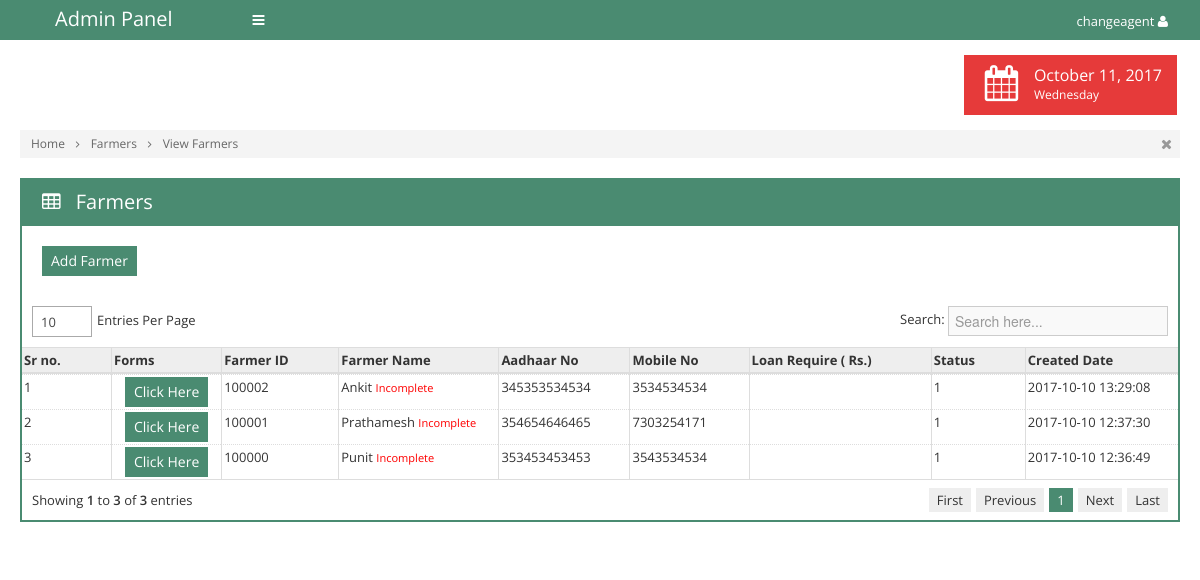
The page /view_farmers_og.php (signed in) on the database its author committed.
### tables this page shows
CREATE TABLE IF NOT EXISTS `tbl_farmers` (
  `id` int(11) NOT NULL AUTO_INCREMENT,
  `fm_caid` int(11) NOT NULL,
  `fm_id` int(11) NOT NULL,
  `fm_name` varchar(255) NOT NULL,
  `fm_aadhar` bigint(11) NOT NULL,
  `fm_mobileno` bigint(11) NOT NULL,
  `fm_loan` varchar(255) NOT NULL,
  `fm_amount` varchar(255) NOT NULL,
  `fm_status` int(11) NOT NULL,
  `fm_createddt` datetime NOT NULL,
  `fm_createdby` varchar(255) NOT NULL,
  `fm_modifieddt` datetime NOT NULL,
  `fm_modifiedby` varchar(255) NOT NULL,
  PRIMARY KEY (`id`)
);

### view_farmers_og.php (the view, shortened to what this page needs)
<?php
include('connection.php');
if(isset($_SESSION['acrefin_user']) && $_SESSION['acrefin_user']!="")
{
?>
<!doctype html>
<html>
<head>
	<link rel="stylesheet" href="css/bootstrap.min.css">
	<link rel="stylesheet" href="css/bootstrap-responsive.min.css">
	<link rel="stylesheet" href="css/plugins/jquery-ui/smoothness/jquery-ui.css">
	<link rel="stylesheet" href="css/plugins/jquery-ui/smoothness/jquery.ui.theme.css">
	<link rel="stylesheet" href="css/plugins/pageguide/pageguide.css">
	<link rel="stylesheet" href="css/plugins/datatable/TableTools.css">
	<link rel="stylesheet" href="css/plugins/fullcalendar/fullcalendar.css">
	<link rel="stylesheet" href="css/plugins/fullcalendar/fullcalendar.print.css" media="print">
	<link rel="stylesheet" href="css/plugins/chosen/chosen.css">
	<link rel="stylesheet" href="css/plugins/select2/select2.css">
	<link rel="stylesheet" href="css/plugins/icheck/all.css">
	<link rel="stylesheet" href="css/style.css">
	<link rel="stylesheet" href="css/themes.css">
</head>
<body class="theme-green" data-theme="theme-green">
	<div id="navigation">
		<div class="container-fluid">
			<a href="#" id="brand">Admin Panel</a>
			<a href="#" class="toggle-nav" rel="tooltip" data-placement="bottom" title="Toggle navigation"><i class="icon-reorder"></i></a>
			<div class="user">
				<div class="dropdown asdf">
					<a href="#" class='dropdown-toggle' data-toggle="dropdown"><?php echo $_SESSION['acrefin_user'] ?> <i class="icon-user"></i></a>
				</div>
			</div>
		</div>
	</div>
	<div class="container-fluid" id="content">
		<div id="main" style="margin-left:0px ">
			<?php
				$dt=date('F d, Y');
				$week=date('l');
			?>
			<div class="container-fluid">
				<div class="page-header">
					<div class="pull-right">
						<ul class="stats">
							<li class='lightred'>
								<i class="icon-calendar"></i>
								<div class="details">
									<span class="big"><?php echo $dt; ?></span>
									<span><?php echo $week; ?></span>
								</div>
							</li>
						</ul>
					</div>
				</div>
				<div class="breadcrumbs">
					<ul>
						<li>
							<a href="home.php">Home</a>
							<i class="icon-angle-right"></i>
						</li>
						<li>
							<a href="#">Farmers</a>
							<i class="icon-angle-right"></i>
						</li>
						<li>
							<a href="#">View Farmers</a>
						</li>
					</ul>
					<div class="close-bread">
						<a href="#"><i class="icon-remove"></i></a>
					</div>
				</div>
<?php
$ca_id		= $_SESSION['ca_id'];
$sql="select * from tbl_farmers where fm_caid='".$ca_id."' order by id desc";
$res=mysqli_query($db_con,$sql);
  $r=1;
	?>
				<div class="row-fluid">
					<div class="span12">
						<div class="box box-color box-bordered">
							<div class="box-title">
								<h3>
									<i class="icon-table"></i>
									Farmers
								</h3>
							</div>
							<div class="box-content nopadding">
                            <div style="padding:20px"><a href="add_farmers.php?pag=farmers" class="btn btn-primary">Add Farmer</a></div>
                            <form id="mainform" action="deletefarmers.php" method="post">
								<div id="comp_1">
                                <table class="table table-bordered dataTable dataTable-scroll-x">
									<thead>
										<tr>
                                       		<th>Sr no.</th>
                                            <th>Forms</th>
											<th>Farmer ID</th>
                                            <th>Farmer Name</th>
                                            <th>Aadhaar No</th>
                                            <th>Mobile No</th>
                                            <th>Loan Require ( Rs.)</th>
                                            <th>Status</th>
                                            <th class='hidden-350'>Created Date</th>
										</tr>
									</thead>
									<tbody>
									  <?php
	  while($row=mysqli_fetch_array($res))
	  {
	  ?>
										<tr>
                    <td><?php echo $r; ?></td>
                    <td style="text-align:center;"><a href="acrefinfrm_1.php?pag=farmers&fm_id=<?php echo $row['fm_id']; ?>" class="btn btn-primary">Click Here</a></td>
					<td><?php echo $row['fm_id']; ?></td>
                    <td><?php echo ucwords($row['fm_name']); ?>
                    <?php
					$sql_check_point  =" SELECT * FROM tbl_points WHERE pt_frm1 !='' AND pt_frm2 !='' AND pt_frm3 !='' AND pt_frm4 !='' AND pt_frm6 !='' ";
					$sql_check_point .=" AND pt_frm7 !='' AND pt_frm8 !='' AND pt_frm9 !='' AND pt_frm10 !='' AND pt_frm5 !='' AND pt_frm12 !='' AND pt_frm13 !=''  AND pt_frm11 !='' AND fm_id='".$row['fm_id']."'";
					$res_check_point  = mysqli_query($db_con,$sql_check_point) or die(mysqli_error($db_con));
					$num_check_point  = mysqli_num_rows($res_check_point);
					if($num_check_point==0)
					{
						echo '<small style="color:red">Incomplete</small>';
					}
					else
					{
						echo '<small style="color:green">Complete</small>';
					}
					?>
                    </td>
                    <td><?php echo $row['fm_aadhar']; ?></td>
                    <td><?php echo $row['fm_mobileno']; ?></td>
                    <td><?php echo $row['fm_amount']; ?></td>
                    <td><?php echo $row['fm_status']; ?></td>
                    <td><?php echo $row['fm_createddt']; ?></td>
										</tr>
                                         <?php
		$r++;
	  }
	  ?>
									</tbody>
								</table>
                                </div>
                                 </form>
							</div>
						</div>
					</div>
				</div>
			</div>
		</div></div>
	</body>
</html>
<?php
}
else
{
?>
<script type="text/javascript">
history.go(-1);
</script>
<?php
}
?>

### css/themes.css (style rules this page uses)
.theme-green .btn.btn-primary { background: #4A8B71 }
.theme-green a { color: #4A8B71 }
.theme-green .btn { color: #333 }
.theme-green .btn.btn-primary { background: #4A8B71; color: #fff }
.theme-green #navigation { background: #4A8B71 }
.theme-green #main .box.box-color .box-title { background: #4A8B71 }
.theme-green #main .box.box-bordered.box-color .box-title { border-color: #4A8B71 }
.theme-green #main .box.box-bordered.box-color .box-content { border-color: #4A8B71 }
ul>li.lightred, .label-lightred { background: #e63a3a }

### rows shown on the page
tbl_farmers: fm "100002", fm_name "Ankit", fm_aadhar "345353534534", fm_mobileno "3534534534", fm_status "1", fm_createddt "2017-10-10 13:29:08"
tbl_farmers: fm "100001", fm_name "Prathamesh", fm_aadhar "354654646465", fm_mobileno "7303254171", fm_status "1", fm_createddt "2017-10-10 12:37:30"
tbl_farmers: fm "100000", fm_name "Punit", fm_aadhar "353453453453", fm_mobileno "3543534534", fm_status "1", fm_createddt "2017-10-10 12:36:49"

### other values the page prints
$_SESSION['acrefin_user'] "changeagent"
